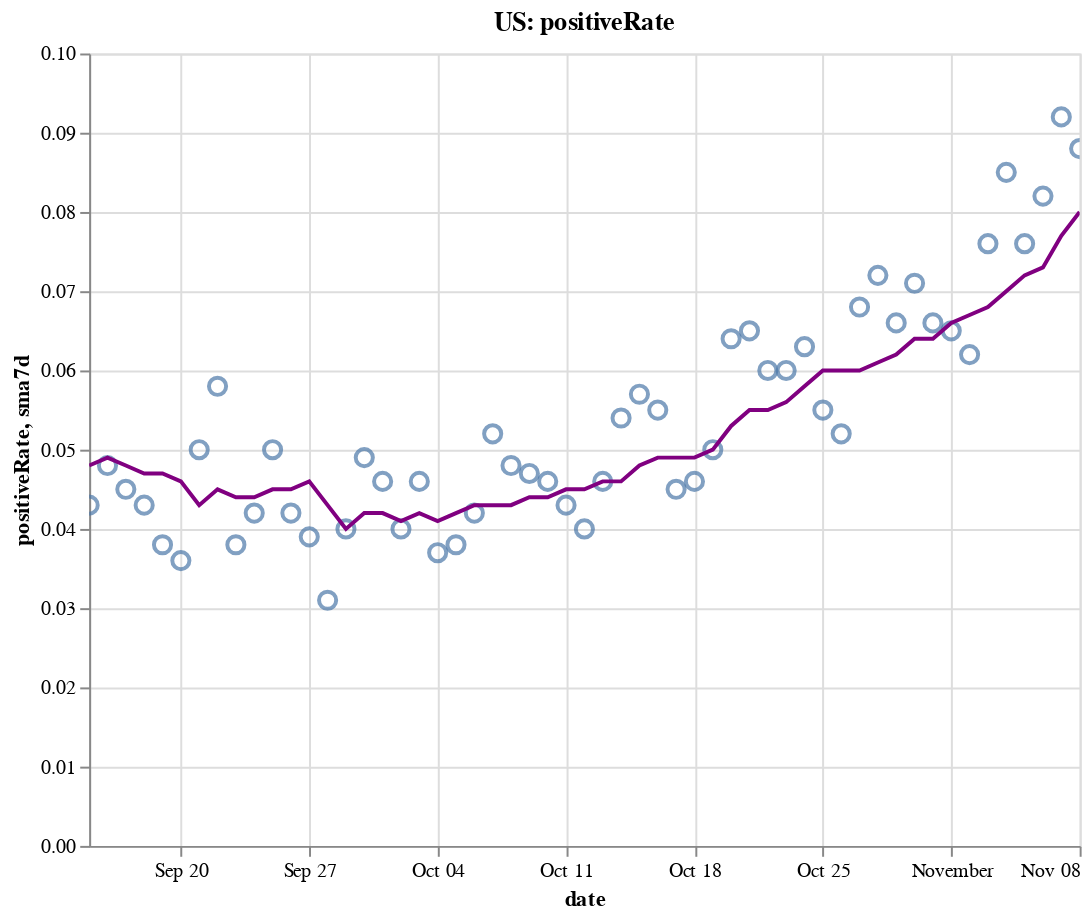

The notebook cell saved with this chart:
### Code cell
create_plot(us, 'positiveRate')

### Figure 1 — Vega-Lite specification as saved in the notebook (floating-point values rounded to 4 significant figures)
{"config": {"view": {"continuousWidth": 400, "continuousHeight": 300}}, "layer": [{"layer": [{"mark": {"type": "point", "size": 75}, "encoding": {"tooltip": [{"type": "temporal", "field": "date"}, {"type": "quantitative", "field": "positiveRate"}, {"type": "quantitative", "field": "sma7d"}], "x": {"type": "temporal", "field": "date"}, "y": {"type": "quantitative", "field": "positiveRate"}}, "selection": {"selector004": {"type": "interval", "bind": "scales", "encodings": ["x", "y"]}}}, {"mark": {"type": "line", "color": "purple"}, "encoding": {"x": {"type": "temporal", "field": "date"}, "y": {"type": "quantitative", "field": "sma7d"}}}]}, {"mark": {"type": "rule", "color": "#aaa"}, "encoding": {"x": {"type": "temporal", "field": "date"}}, "transform": [{"filter": {"selection": "selector003"}}]}, {"mark": "circle", "encoding": {"opacity": {"condition": {"value": 1, "selection": "selector003"}, "value": 0}, "tooltip": [{"type": "temporal", "field": "date"}, {"type": "quantitative", "field": "positiveRate"}, {"type": "quantitative", "field": "sma7d"}], "x": {"type": "temporal", "field": "date"}, "y": {"type": "quantitative", "field": "positiveRate"}}, "selection": {"selector003": {"type": "single", "encodings": ["x"], "on": "mouseover", "nearest": true, "empty": "none"}}}, {"mark": {"type": "text", "align": "left", "dx": 5, "dy": -5, "stroke": "white", "strokeWidth": 2}, "encoding": {"text": {"type": "quantitative", "field": "positiveRate"}, "tooltip": [{"type": "temporal", "field": "date"}, {"type": "quantitative", "field": "positiveRate"}, {"type": "quantitative", "field": "sma7d"}], "x": {"type": "temporal", "field": "date"}, "y": {"type": "quantitative", "field": "positiveRate"}}, "transform": [{"filter": {"selection": "selector003"}}]}, {"mark": {"type": "text", "align": "left", "dx": 5, "dy": -5}, "encoding": {"text": {"type": "quantitative", "field": "positiveRate"}, "tooltip": [{"type": "temporal", "field": "date"}, {"type": "quantitative", "field": "positiveRate"}, {"type": "quantitative", "field": "sma7d"}], "x": {"type": "temporal", "field": "date"}, "y": {"type": "quantitative", "field": "positiveRate"}}, "transform": [{"filter": {"selection": "selector003"}}]}], "data": {"name": "data-2333b25e23681d796f8439c86f04936e"}, "height": 400, "title": "US: positiveRate", "width": 500, "$schema": "https://vega.github.io/schema/vega-lite/v4.8.1.json", "datasets": {"data-2333b25e23681d796f8439c86f04936e": [{"date": "2020-09-15T00:00:00", "totalTestResultsIncrease": 812600.0, "positiveIncrease": 34880.0, "death": 187600.0, "deathIncrease": 1031.0, "positiveRate": 0.043, "state": "US", "sma7d": 0.048}, {"date": "2020-09-16T00:00:00", "totalTestResultsIncrease": 826600.0, "positiveIncrease": 39890.0, "death": 188800.0, "deathIncrease": 1200.0, "positiveRate": 0.048, "state": "US", "sma7d": 0.049}, {"date": "2020-09-17T00:00:00", "totalTestResultsIncrease": 964100.0, "positiveIncrease": 43380.0, "death": 189700.0, "deathIncrease": 863.0, "positiveRate": 0.045, "state": "US", "sma7d": 0.048}, {"date": "2020-09-18T00:00:00", "totalTestResultsIncrease": 1093000.0, "positiveIncrease": 47120.0, "death": 190600.0, "deathIncrease": 901.0, "positiveRate": 0.043, "state": "US", "sma7d": 0.047}, {"date": "2020-09-19T00:00:00", "totalTestResultsIncrease": 1176000.0, "positiveIncrease": 44890.0, "death": 191300.0, "deathIncrease": 740.0, "positiveRate": 0.038, "state": "US", "sma7d": 0.047}, {"date": "2020-09-20T00:00:00", "totalTestResultsIncrease": 978400.0, "positiveIncrease": 35690.0, "death": 191600.0, "deathIncrease": 327.0, "positiveRate": 0.036, "state": "US", "sma7d": 0.046}, {"date": "2020-09-21T00:00:00", "totalTestResultsIncrease": 775000.0, "positiveIncrease": 39060.0, "death": 191900.0, "deathIncrease": 287.0, "positiveRate": 0.05, "state": "US", "sma7d": 0.043}, {"date": "2020-09-22T00:00:00", "totalTestResultsIncrease": 850800.0, "positiveIncrease": 49350.0, "death": 192800.0, "deathIncrease": 854.0, "positiveRate": 0.058, "state": "US", "sma7d": 0.045}, {"date": "2020-09-23T00:00:00", "totalTestResultsIncrease": 1010000.0, "positiveIncrease": 38550.0, "death": 193900.0, "deathIncrease": 1159.0, "positiveRate": 0.038, "state": "US", "sma7d": 0.044}, {"date": "2020-09-24T00:00:00", "totalTestResultsIncrease": 1038000.0, "positiveIncrease": 43240.0, "death": 194800.0, "deathIncrease": 921.0, "positiveRate": 0.042, "state": "US", "sma7d": 0.044}, {"date": "2020-09-25T00:00:00", "totalTestResultsIncrease": 1112000.0, "positiveIncrease": 55140.0, "death": 195700.0, "deathIncrease": 844.0, "positiveRate": 0.05, "state": "US", "sma7d": 0.045}, {"date": "2020-09-26T00:00:00", "totalTestResultsIncrease": 1123000.0, "positiveIncrease": 47580.0, "death": 196600.0, "deathIncrease": 869.0, "positiveRate": 0.042, "state": "US", "sma7d": 0.045}, {"date": "2020-09-27T00:00:00", "totalTestResultsIncrease": 905600.0, "positiveIncrease": 35060.0, "death": 196900.0, "deathIncrease": 307.0, "positiveRate": 0.039, "state": "US", "sma7d": 0.046}, {"date": "2020-09-28T00:00:00", "totalTestResultsIncrease": 1164000.0, "positiveIncrease": 36060.0, "death": 197100.0, "deathIncrease": 257.0, "positiveRate": 0.031, "state": "US", "sma7d": 0.043}, {"date": "2020-09-29T00:00:00", "totalTestResultsIncrease": 914100.0, "positiveIncrease": 36290.0, "death": 197900.0, "deathIncrease": 739.0, "positiveRate": 0.04, "state": "US", "sma7d": 0.04}, {"date": "2020-09-30T00:00:00", "totalTestResultsIncrease": 904400.0, "positiveIncrease": 44270.0, "death": 198900.0, "deathIncrease": 1061.0, "positiveRate": 0.049, "state": "US", "sma7d": 0.042}, {"date": "2020-10-01T00:00:00", "totalTestResultsIncrease": 998200.0, "positiveIncrease": 45480.0, "death": 199800.0, "deathIncrease": 851.0, "positiveRate": 0.046, "state": "US", "sma7d": 0.042}, {"date": "2020-10-02T00:00:00", "totalTestResultsIncrease": 1242000.0, "positiveIncrease": 49130.0, "death": 200600.0, "deathIncrease": 835.0, "positiveRate": 0.04, "state": "US", "sma7d": 0.041}, {"date": "2020-10-03T00:00:00", "totalTestResultsIncrease": 1100000.0, "positiveIncrease": 51010.0, "death": 201400.0, "deathIncrease": 741.0, "positiveRate": 0.046, "state": "US", "sma7d": 0.042}, {"date": "2020-10-04T00:00:00", "totalTestResultsIncrease": 1029000.0, "positiveIncrease": 38290.0, "death": 201700.0, "deathIncrease": 363.0, "positiveRate": 0.037, "state": "US", "sma7d": 0.041}, {"date": "2020-10-05T00:00:00", "totalTestResultsIncrease": 990500.0, "positiveIncrease": 37860.0, "death": 202000.0, "deathIncrease": 326.0, "positiveRate": 0.038, "state": "US", "sma7d": 0.042}, {"date": "2020-10-06T00:00:00", "totalTestResultsIncrease": 907000.0, "positiveIncrease": 38420.0, "death": 202700.0, "deathIncrease": 634.0, "positiveRate": 0.042, "state": "US", "sma7d": 0.043}, {"date": "2020-10-07T00:00:00", "totalTestResultsIncrease": 973500.0, "positiveIncrease": 50560.0, "death": 203600.0, "deathIncrease": 916.0, "positiveRate": 0.052, "state": "US", "sma7d": 0.043}, {"date": "2020-10-08T00:00:00", "totalTestResultsIncrease": 1149000.0, "positiveIncrease": 55120.0, "death": 204600.0, "deathIncrease": 986.0, "positiveRate": 0.048, "state": "US", "sma7d": 0.043}, {"date": "2020-10-09T00:00:00", "totalTestResultsIncrease": 1201000.0, "positiveIncrease": 56720.0, "death": 205500.0, "deathIncrease": 893.0, "positiveRate": 0.047, "state": "US", "sma7d": 0.044}, {"date": "2020-10-10T00:00:00", "totalTestResultsIncrease": 1247000.0, "positiveIncrease": 57250.0, "death": 206100.0, "deathIncrease": 665.0, "positiveRate": 0.046, "state": "US", "sma7d": 0.044}, {"date": "2020-10-11T00:00:00", "totalTestResultsIncrease": 1083000.0, "positiveIncrease": 46700.0, "death": 206600.0, "deathIncrease": 466.0, "positiveRate": 0.043, "state": "US", "sma7d": 0.045}, {"date": "2020-10-12T00:00:00", "totalTestResultsIncrease": 1064000.0, "positiveIncrease": 42780.0, "death": 206900.0, "deathIncrease": 287.0, "positiveRate": 0.04, "state": "US", "sma7d": 0.045}, {"date": "2020-10-13T00:00:00", "totalTestResultsIncrease": 1041000.0, "positiveIncrease": 48150.0, "death": 207600.0, "deathIncrease": 690.0, "positiveRate": 0.046, "state": "US", "sma7d": 0.046}, {"date": "2020-10-14T00:00:00", "totalTestResultsIncrease": 1041000.0, "positiveIncrease": 56240.0, "death": 208400.0, "deathIncrease": 811.0, "positiveRate": 0.054, "state": "US", "sma7d": 0.046}, {"date": "2020-10-15T00:00:00", "totalTestResultsIncrease": 1102000.0, "positiveIncrease": 62850.0, "death": 209300.0, "deathIncrease": 951.0, "positiveRate": 0.057, "state": "US", "sma7d": 0.048}, {"date": "2020-10-16T00:00:00", "totalTestResultsIncrease": 1230000.0, "positiveIncrease": 67940.0, "death": 210200.0, "deathIncrease": 877.0, "positiveRate": 0.055, "state": "US", "sma7d": 0.049}, {"date": "2020-10-17T00:00:00", "totalTestResultsIncrease": 1295000.0, "positiveIncrease": 57750.0, "death": 211000.0, "deathIncrease": 780.0, "positiveRate": 0.045, "state": "US", "sma7d": 0.049}, {"date": "2020-10-18T00:00:00", "totalTestResultsIncrease": 1056000.0, "positiveIncrease": 48630.0, "death": 211400.0, "deathIncrease": 393.0, "positiveRate": 0.046, "state": "US", "sma7d": 0.049}, {"date": "2020-10-19T00:00:00", "totalTestResultsIncrease": 1131000.0, "positiveIncrease": 56900.0, "death": 211800.0, "deathIncrease": 456.0, "positiveRate": 0.05, "state": "US", "sma7d": 0.05}, {"date": "2020-10-20T00:00:00", "totalTestResultsIncrease": 948700.0, "positiveIncrease": 60310.0, "death": 212700.0, "deathIncrease": 832.0, "positiveRate": 0.064, "state": "US", "sma7d": 0.053}, {"date": "2020-10-21T00:00:00", "totalTestResultsIncrease": 939500.0, "positiveIncrease": 60660.0, "death": 213700.0, "deathIncrease": 1024.0, "positiveRate": 0.065, "state": "US", "sma7d": 0.055}, {"date": "2020-10-22T00:00:00", "totalTestResultsIncrease": 1219000.0, "positiveIncrease": 72890.0, "death": 214800.0, "deathIncrease": 1143.0, "positiveRate": 0.06, "state": "US", "sma7d": 0.055}, {"date": "2020-10-23T00:00:00", "totalTestResultsIncrease": 1379000.0, "positiveIncrease": 82260.0, "death": 215800.0, "deathIncrease": 917.0, "positiveRate": 0.06, "state": "US", "sma7d": 0.056}, {"date": "2020-10-24T00:00:00", "totalTestResultsIncrease": 1321000.0, "positiveIncrease": 82740.0, "death": 216700.0, "deathIncrease": 890.0, "positiveRate": 0.063, "state": "US", "sma7d": 0.058}, {"date": "2020-10-25T00:00:00", "totalTestResultsIncrease": 1191000.0, "positiveIncrease": 65090.0, "death": 217000.0, "deathIncrease": 377.0, "positiveRate": 0.055, "state": "US", "sma7d": 0.06}, {"date": "2020-10-26T00:00:00", "totalTestResultsIncrease": 1201000.0, "positiveIncrease": 62100.0, "death": 217400.0, "deathIncrease": 389.0, "positiveRate": 0.052, "state": "US", "sma7d": 0.06}, {"date": "2020-10-27T00:00:00", "totalTestResultsIncrease": 1081000.0, "positiveIncrease": 73000.0, "death": 218300.0, "deathIncrease": 931.0, "positiveRate": 0.068, "state": "US", "sma7d": 0.06}, {"date": "2020-10-28T00:00:00", "totalTestResultsIncrease": 1086000.0, "positiveIncrease": 78640.0, "death": 219400.0, "deathIncrease": 1025.0, "positiveRate": 0.072, "state": "US", "sma7d": 0.061}, {"date": "2020-10-29T00:00:00", "totalTestResultsIncrease": 1325000.0, "positiveIncrease": 87990.0, "death": 220400.0, "deathIncrease": 1049.0, "positiveRate": 0.066, "state": "US", "sma7d": 0.062}, {"date": "2020-10-30T00:00:00", "totalTestResultsIncrease": 1362000.0, "positiveIncrease": 96710.0, "death": 221400.0, "deathIncrease": 933.0, "positiveRate": 0.071, "state": "US", "sma7d": 0.064}, {"date": "2020-10-31T00:00:00", "totalTestResultsIncrease": 1374000.0, "positiveIncrease": 90490.0, "death": 222300.0, "deathIncrease": 963.0, "positiveRate": 0.066, "state": "US", "sma7d": 0.064}, {"date": "2020-11-01T00:00:00", "totalTestResultsIncrease": 1140000.0, "positiveIncrease": 74050.0, "death": 222700.0, "deathIncrease": 391.0, "positiveRate": 0.065, "state": "US", "sma7d": 0.066}, {"date": "2020-11-02T00:00:00", "totalTestResultsIncrease": 1328000.0, "positiveIncrease": 82250.0, "death": 223200.0, "deathIncrease": 476.0, "positiveRate": 0.062, "state": "US", "sma7d": 0.067}, {"date": "2020-11-03T00:00:00", "totalTestResultsIncrease": 1126000.0, "positiveIncrease": 86080.0, "death": 224700.0, "deathIncrease": 1529.0, "positiveRate": 0.076, "state": "US", "sma7d": 0.068}, {"date": "2020-11-04T00:00:00", "totalTestResultsIncrease": 1207000.0, "positiveIncrease": 103100.0, "death": 225800.0, "deathIncrease": 1116.0, "positiveRate": 0.085, "state": "US", "sma7d": 0.07}, {"date": "2020-11-05T00:00:00", "totalTestResultsIncrease": 1537000.0, "positiveIncrease": 116200.0, "death": 227000.0, "deathIncrease": 1124.0, "positiveRate": 0.076, "state": "US", "sma7d": 0.072}, {"date": "2020-11-06T00:00:00", "totalTestResultsIncrease": 1533000.0, "positiveIncrease": 125300.0, "death": 228100.0, "deathIncrease": 1186.0, "positiveRate": 0.082, "state": "US", "sma7d": 0.073}, {"date": "2020-11-07T00:00:00", "totalTestResultsIncrease": 1406000.0, "positiveIncrease": 129200.0, "death": 229200.0, "deathIncrease": 1104.0, "positiveRate": 0.092, "state": "US", "sma7d": 0.077}, {"date": "2020-11-08T00:00:00", "totalTestResultsIncrease": 1260000.0, "positiveIncrease": 110300.0, "death": 229600.0, "deathIncrease": 487.0, "positiveRate": 0.088, "state": "US", "sma7d": 0.08}]}}
